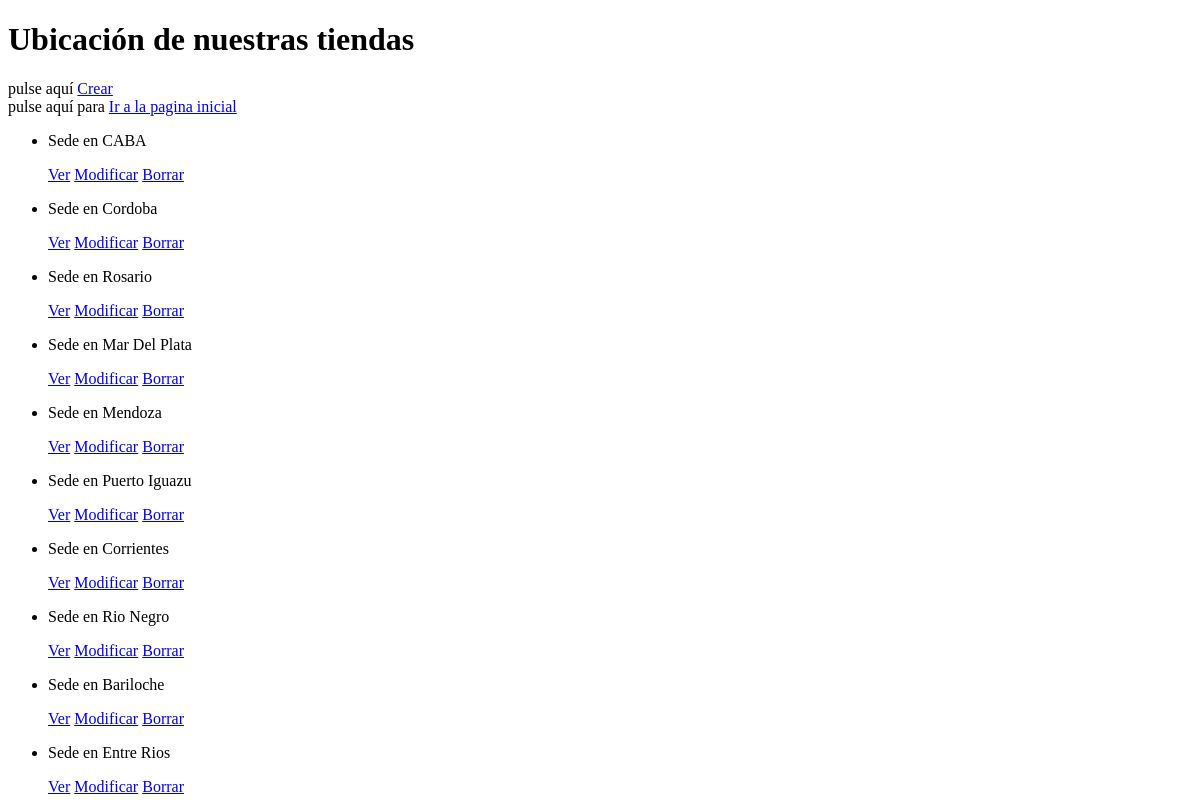
Before: /tiendapp/tienda/lista (signed in) with the older database file.
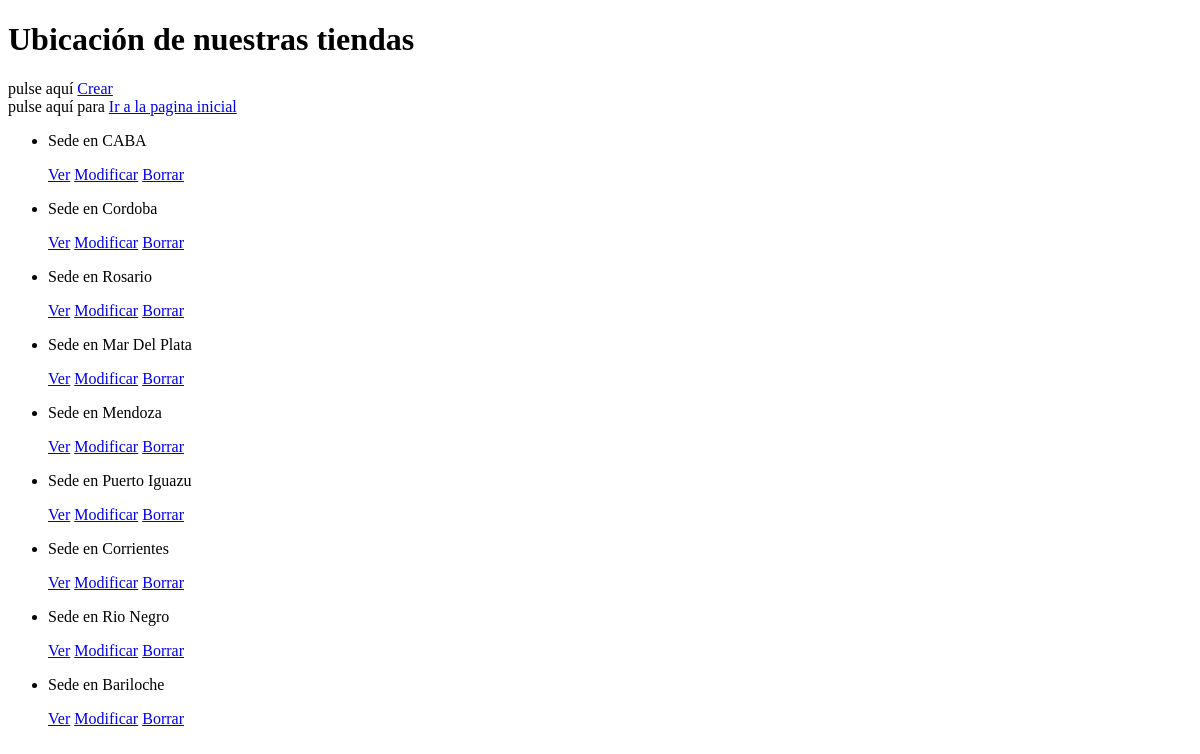
After: the same page with the newer database file.
### TiendApp/models.py (models this page shows, shortened)
class Tiendas(models.Model):
    sucursal= models.IntegerField(primary_key=True)
    ubicacion=models.CharField(max_length=30)

### TiendApp/views.py (the view)
# urls.py: path("tienda/lista", TiendaLista.as_view(), name="tienda_lista"),
class TiendaLista(LoginRequiredMixin,ListView):
    model = Tiendas
    template_name = "tiendapp/tienda_lista.html"

### TiendApp/templates/TiendApp/tienda_lista.html (shortened to what this page needs)
<!DOCTYPE html>
<html lang="en">
<head>
</head>
<body>
    <h1>Ubicación de nuestras tiendas</h1>
    pulse aquí <a href="{% url 'Nuevo' %}" > Crear</a>
    pulse aquí para <a href="/tiendapp/">Ir a la pagina inicial</a>
    <ul>
        {% for i in object_list %}
        <li>
            <p>Sede en {{i.ubicacion}}</p>
            <a href="{% url 'Ver' i.sucursal %}" > Ver</a>
            <a href="{% url 'Editar' i.sucursal %}" > Modificar</a>
            <a href="{% url 'Borrar' i.sucursal %}" > Borrar</a>
        </li>
        {% endfor %}
    </ul>
</body>
</html>

Changed rows visible on the page:
removed Tiendas: ubicacion "Entre Rios"
